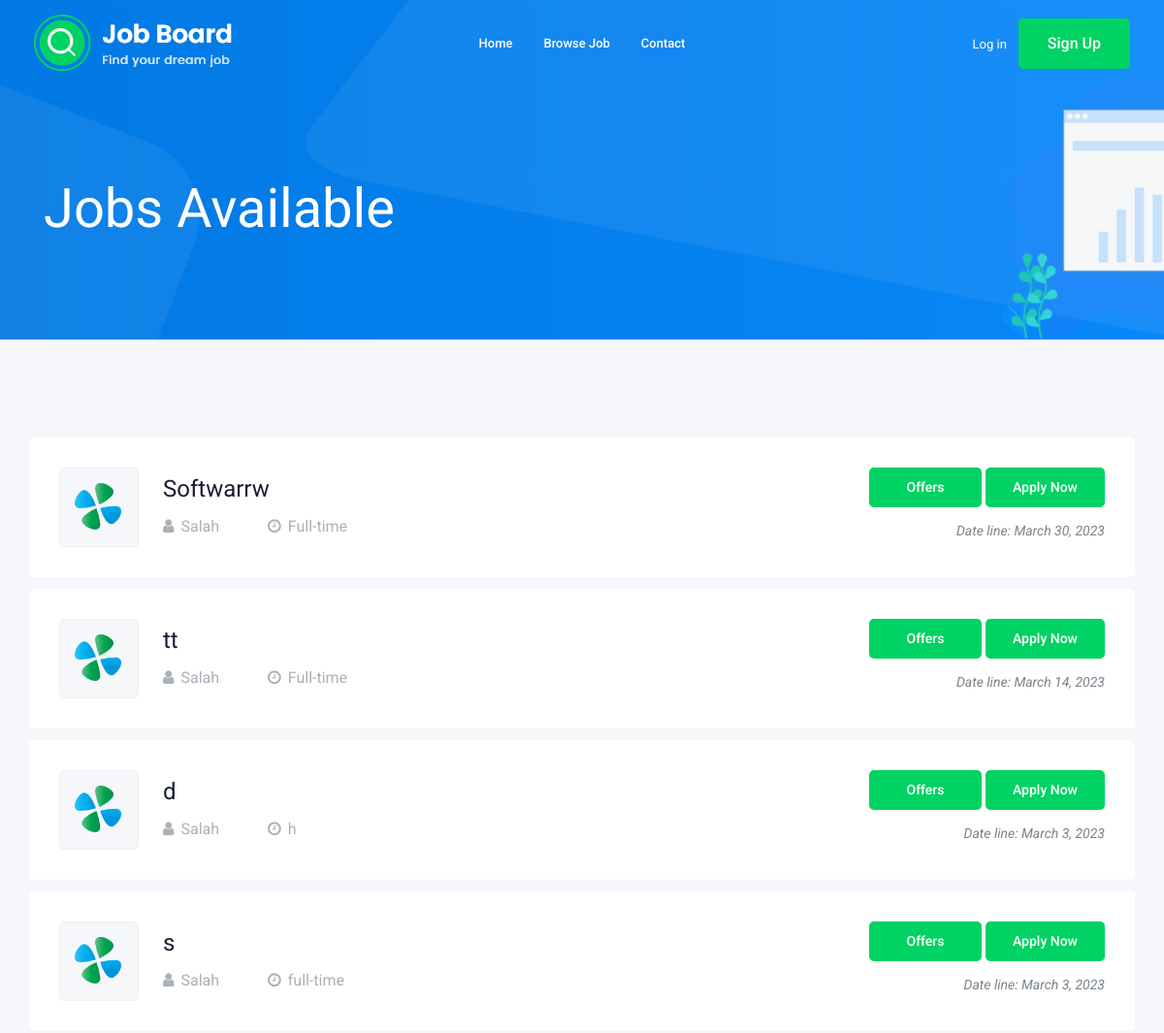
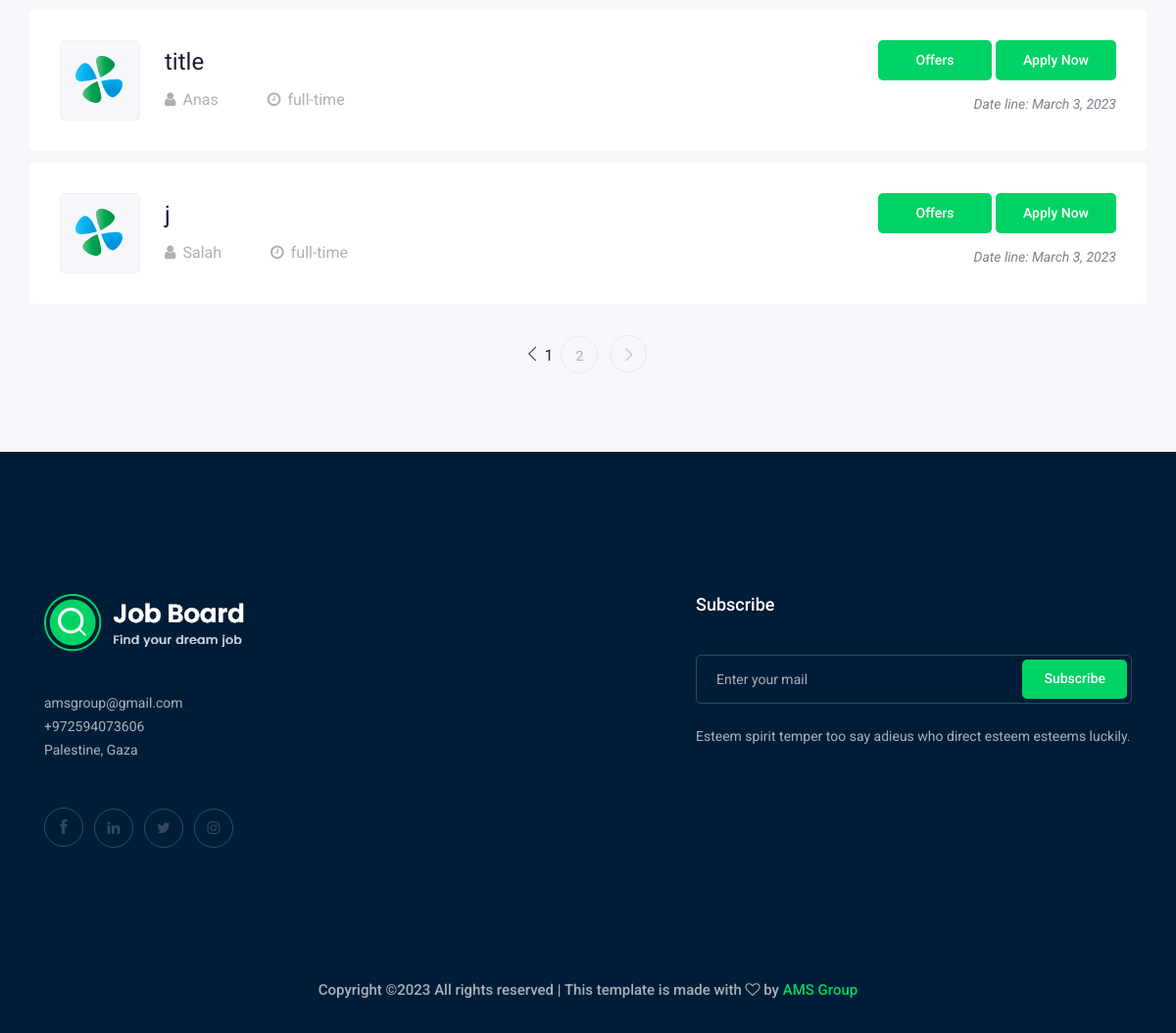
The app's page /browse_more_job/ with its own data (2 pictures, top to bottom).
### job/models.py (models this page shows, shortened)
class job(models.Model):
    title = models.CharField(max_length=30)
    description = models.TextField(max_length=6000)
    created_at = models.DateTimeField(auto_now_add=True)
    deadline = models.DateTimeField()
    salary = models.FloatField(blank=True)
    category = models.ForeignKey(category, on_delete=models.CASCADE)
    created_by = models.ForeignKey(customer, on_delete=models.CASCADE)
    cover = models.ImageField(upload_to="img/post/", null=True)
    job_nature = models.CharField(max_length=30, null=True)

class customer(models.Model):
    user = models.OneToOneField(User, on_delete=models.CASCADE)
    card = models.IntegerField()
    country = models.CharField(max_length=100)
    image = models.ImageField(upload_to="img/customer/", null=True)
    def __str__(self):
        return str(self.user.username)

### job/views.py (the view)
# urls.py: path("browse_more_job/",views.browse_more_job,name="browse_more_job"),
def browse_more_job(request):
    job = jobs.objects.order_by('-id')
    page = request.GET.get('page',1)
    paginator = Paginator(job, 6)
    try:
        topics = paginator.page(page)
    except PageNotAnInteger:
        topics = paginator.page(1)
    except EmptyPage:
        topics = paginator.page(paginator.num_pages)
    return render(request,'pages/browse_more_job.html',{'job':job, 'topics':topics})

### templates/pages/browse_more_job.html
{% extends 'base.html' %}
{% load static %}
{% block header %}{% include "includes/header.html" %}{% endblock %}
{% block content %}
    <div class="bradcam_area bradcam_bg_1">
        <div class="container">
            <div class="row">
                <div class="col-xl-12">
                    <div class="bradcam_text">
                        <h3>Jobs Available</h3>
                    </div>
                </div>
            </div>
        </div>
    </div>
    <div class="job_listing_area plus_padding">
        <div class="container">
            <div class="row">
                <div class="col-lg-25">
                    <div class="job_lists m-0">
                        <div class="row">
                            {% for job in topics %}
                                <div class="col-lg-12 col-md-12">
                                    <div class="single_jobs white-bg d-flex justify-content-between">
                                        <div class="jobs_left d-flex align-items-center">
                                            <div class="thumb">
                                                <img src="{% static 'img/svg_icon/1.svg' %}" alt="">
                                            </div>
                                            <div class="jobs_conetent">
                                                <h4>{{job.title}}</h4>
                                                <div class="links_locat d-flex align-items-center">
                                                    <div class="location">
                                                        <p> <i class="fa fa-user"></i>{{job.created_by}}</p>
                                                    </div>
                                                    <div class="location">
                                                        <p> <i class="fa fa-clock-o"></i>{{ job.job_nature }}</p>
                                                    </div>
                                                </div>
                                            </div>
                                        </div>
                                        <div class="jobs_right">
                                            <div class="apply_now">
                                                <a href="{% url 'offers' job.id %}" class="boxed-btn3">&nbsp;&nbsp; Offers &nbsp;&nbsp;</a>
                                                <a href="{% url 'job_details' job.pk %}" class="boxed-btn3">Apply Now</a>
                                            </div>
                                            <div class="date">
                                                <p>Date line: {{job.deadline.date}}</p>
                                            </div>
                                        </div>
                                    </div>
                                </div>
                            {% endfor %}
                        </div>
                        <div class="row">
                            <div class="col-lg-12">
                                {% if topics.has_other_pages %}
                                    <div class="pagination_wrap">
                                        <ul>
                                            {% if topics.has_previous %}
                                                <li><a href="?page={{ topics.previous_page_number }}"> <i class="ti-angle-left"></i> </a></li>
                                            {% else %}
                                                <li class=" "> <i class="ti-angle-left"></i> </li>
                                            {% endif %}
                                            {% for page_num in topics.paginator.page_range %}
                                                {% if topics.number == page_num %}
                                                    <li><span>{{ page_num }}<span class="sr-only">(current)</span></span></li>
                                                {% else %}
                                                    <li><a href="?page={{ page_num }}"><span>{{ page_num }}</span></a></li>
                                                {% endif %}
                                            {% endfor %}
                                            {% if topics.has_next %}
                                                <li><a href="?page={{ topics.next_page_number }}"> <i class="ti-angle-right"></i> </a></li>
                                            {% else %}
                                                <li class=" disabled"> <i class="ti-angle-right"></i> </li>
                                            {% endif %}
                                        </ul>
                                    </div>
                                {% endif %}
                            </div>
                        </div>
                    </div>
                </div>
            </div>
        </div>
    </div>
{% endblock %}
{% block footer %}
    {% include "includes/footer.html" %}
{% endblock  %}

### templates/base.html (shortened to what this page needs)
{% load static %}
<!doctype html>
<html class="no-js" lang="zxx">
<head>
    <link rel="stylesheet" href="{% static 'css/bootstrap.min.css' %}" >
    <link rel="stylesheet" href="{% static 'css/owl.carousel.min.css' %}" >
    <link rel="stylesheet" href="{% static 'css/magnific-popup.css' %}" >
    <link rel="stylesheet" href="{% static 'css/font-awesome.min.css' %}" >
    <link rel="stylesheet" href="{% static 'css/themify-icons.css' %}" >
    <link rel="stylesheet" href="{% static 'css/nice-select.css' %}" >
    <link rel="stylesheet" href="{% static 'css/flaticon.css' %}" >
    <link rel="stylesheet" href="{% static 'css/gijgo.css' %}" >
    <link rel="stylesheet" href="{% static 'css/animate.min.css' %}" >
    <link rel="stylesheet" href="{% static 'css/slicknav.css' %}" >
    <link rel="stylesheet" href="{% static 'css/style.css' %}" >
</head>
<body>
    {% block header %}{% endblock %}
    {% block content %}{% endblock %}
    {% block footer %}{% endblock  %}
</body>
</html>

### templates/includes/header.html (shortened to what this page needs)
{% load static %}
<header>
    <div class="header-area">
        <div id="sticky-header" class="main-header-area">
            <div class="container-fluid ">
                <div class="header_bottom_border">
                    <div class="row align-items-center">
                        <div class="col-xl-3 col-lg-2">
                            <div class="logo">
                                <a href="{% url 'index' %}">
                                    <img src="{% static 'img/logo.png' %}" alt="">
                                </a>
                            </div>
                        </div>
                        <div class="col-xl-6 col-lg-7">
                            <div class="main-menu  d-none d-lg-block">
                                <nav>
                                    <ul id="navigation">
                                        <li><a href="{% url 'index' %}">home</a></li>
                                        <li><a href="{% url 'browse_more_job' %}">Browse Job</a></li>
                                        <li><a href="#footer">Contact</a></li>
                                    </ul>
                                </nav>
                            </div>
                        </div>
                        {% if user.is_authenticated %}
                            <ul class="navbar-nav ml-auto mr-5 ">
                                <li class="nav-item dropdown">
                                    <a class="nav-link dropdown-toggle text-white p-1" href="#" id="userMenu" data-toggle="dropdown" aria-haspopup="true" aria-expanded="false">
                                        <i class="fa fa-user"></i> {{ user.username }}
                                    </a>
                                    <div class="dropdown-menu dropdown-menu-right" aria-labelledby="userMenu">
                                        <a class="dropdown-item" href="{% url 'profile' user.username %}">My account</a>
                                        <a class="dropdown-item" href="{% url 'change_password' %}">Change password</a>
                                        <div class="dropdown-divider"></div>
                                        <a class="dropdown-item" href="{% url 'logout' %}">Log out</a>
                                    </div>
                                </li>
                            </ul>
                        {% else %}
                            <div class="col-xl-3 col-lg-3 d-none d-lg-block">
                                <div class="Appointment">
                                    <div class="phone_num d-none d-xl-block">
                                        <a href="login">Log in</a>
                                    </div>
                                    <div class="d-none d-lg-block">
                                        <a class="boxed-btn3" href="signup">Sign up</a>
                                    </div>
                                </div>
                            </div>
                        {% endif %}
                        <div class="col-12">
                        </div>
                    </div>
                </div>
            </div>
        </div>
    </div>
</header>

### templates/includes/footer.html
{% load static %}
<footer class="footer" id="footer">
    <div class="footer_top">
        <div class="container">
            <div class="row">
                <div class="col-xl-7 col-md-6 col-lg-3">
                    <div class="footer_widget wow fadeInUp" data-wow-duration="1s" data-wow-delay=".3s">
                        <div class="footer_logo">
                            <a href="#">
                                <img src="{% static 'img/logo.png' %}" alt="">
                            </a>
                        </div>
                        <p>
                            amsgroup@gmail.com <br>
                            +972594073606 <br>
                            Palestine, Gaza
                        </p>
                        <div class="socail_links">
                            <ul>
                                <li>
                                    <a href="https://www.facebook.com/anas.sn.79" target="_blank">
                                        <i class="ti-facebook"></i>
                                    </a>
                                </li>
                                <li>
                                    <a href="https://www.linkedin.com/in/anas-abu-sultan/" target="_blank">
                                        <i class="fa fa-linkedin"></i>
                                    </a>
                                </li>
                                <li>
                                    <a href="https://github.com/Anas0Abu0Sultan" target="_blank">
                                        <i class="fa fa-twitter"></i>
                                    </a>
                                </li>
                                <li>
                                    <a href="https://www.instagram.com/anas.b.sn300/" target="_blank">
                                        <i class="fa fa-instagram"></i>
                                    </a>
                                </li>
                            </ul>
                        </div>
                    </div>
                </div>
                <div class="col-xl-5 col-md-6 col-lg-4">
                    <div class="footer_widget wow fadeInUp" data-wow-duration="1.3s" data-wow-delay=".6s">
                        <h3 class="footer_title">
                            Subscribe
                        </h3>
                        <form action="post" class="newsletter_form">
                            <input type="email" placeholder="Enter your mail" required>
                            <button type="submit">Subscribe</button>
                        </form>
                        <p class="newsletter_text">Esteem spirit temper too say adieus who direct esteem esteems
                            luckily.</p>
                    </div>
                </div>
            </div>
        </div>
    </div>
    <div class="copy-right_text wow fadeInUp" data-wow-duration="1.4s" data-wow-delay=".3s">
        <div class="container">
            <div class="row">
                <div class="col-xl-12">
                    <p class="copy_right text-center">
                        Copyright &copy;<script>document.write(new Date().getFullYear());</script> All rights reserved | This template is made with <i class="fa fa-heart-o" aria-hidden="true"></i> by <a>AMS Group</a>
                    </p>
                </div>
            </div>
        </div>
    </div>
</footer>

### records on screen
job: title "Softwarrw", created_by "Salah", job_nature "Full-time", deadline "March 30, 2023"
job: title "tt", created_by "Salah", job_nature "Full-time", deadline "March 14, 2023"
job: title "d", created_by "Salah", job_nature "h", deadline "March 3, 2023"
job: title "s", created_by "Salah", job_nature "full-time", deadline "March 3, 2023"
job: title "title", created_by "Anas", job_nature "full-time", deadline "March 3, 2023"
job: title "j", created_by "Salah", job_nature "full-time", deadline "March 3, 2023"

### other values on screen
{{ page_num }} "1"
{{ page_num }} "2"
